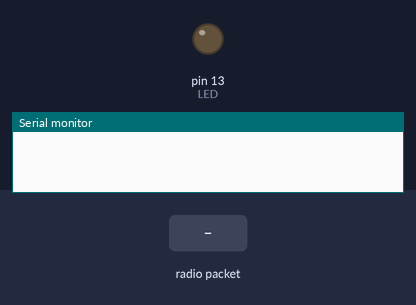
A sketch run on a simulated Teensy 4. Shown: output pins drawn as LEDs (lit = HIGH), the last lines printed to the serial monitor. Inputs (shaded band) come from the test bench. No radio packets arrive unless stated; pins used as bus, display or sensor lines are not drawn.

Above: at 0.1 s.
At 1.3 s:
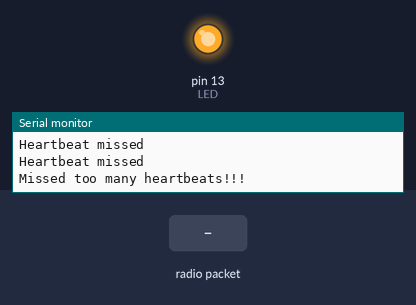
1.4 s: radio packet "1" arrives
Timing chart, 0 to 4.4 s (numbered marks = the images above; inputs shaded):
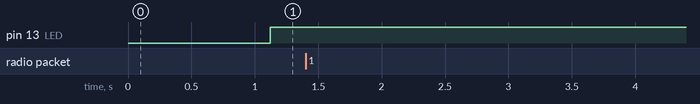

The sketch:

LoRa_HeartBeat_receiver.ino
```cpp
/* ----------------------------------------------------------------------------

LoRa_HeartBeat_receiver.ino

Arduino sketch to receive heartbeat messages and change the color of the onboard
LED based on current status.

Intended for use with the Feather M0 with LoRa Radio:
  * https://www.adafruit.com/product/3178

Modified from the example code at Adafruit's Tutorial:
  * https://learn.adafruit.com/adafruit-feather-m0-radio-with-lora-radio-module/using-the-rfm-9x-radio

Created: 05/09/19
   - Joshua Vaughan
   - joshua.vaughan@louisiana.edu
   - http://www.ucs.louisiana.edu/~jev9637

 Modified:
   *

---------------------------------------------------------------------------- */

#include <SPI.h>
#include <RH_RF95.h>

/* for Feather32u4 RFM9x
#define RFM95_CS 8
#define RFM95_RST 4
#define RFM95_INT 7
*/

// for feather m0 RFM9x
#define RFM95_CS 8
#define RFM95_RST 4
#define RFM95_INT 3


/* for shield
#define RFM95_CS 10
#define RFM95_RST 9
#define RFM95_INT 7
*/

/* Feather 32u4 w/wing
#define RFM95_RST     11   // "A"
#define RFM95_CS      10   // "B"
#define RFM95_INT     2    // "SDA" (only SDA/SCL/RX/TX have IRQ!)
*/

/* Feather m0 w/wing
#define RFM95_RST     11   // "A"
#define RFM95_CS      10   // "B"
#define RFM95_INT     6    // "D"
*/

#if defined(ESP8266)
  /* for ESP w/featherwing */
  #define RFM95_CS  2    // "E"
  #define RFM95_RST 16   // "D"
  #define RFM95_INT 15   // "B"

#elif defined(ESP32)
  /* ESP32 feather w/wing */
  #define RFM95_RST     27   // "A"
  #define RFM95_CS      33   // "B"
  #define RFM95_INT     12   //  next to A

#elif defined(NRF52)
  /* nRF52832 feather w/wing */
  #define RFM95_RST     7   // "A"
  #define RFM95_CS      11   // "B"
  #define RFM95_INT     31   // "C"

#elif defined(TEENSYDUINO)
  /* Teensy 3.x w/wing */
  #define RFM95_RST     9   // "A"
  #define RFM95_CS      10   // "B"
  #define RFM95_INT     4    // "C"
#endif


// Change to 434.0 or other frequency, must match RX's freq!
#define RF95_FREQ 915.0

// Singleton instance of the radio driver
RH_RF95 rf95(RFM95_CS, RFM95_INT);

// Blinky on receipt
#define LED 13

void setup()
{
  pinMode(LED, OUTPUT);
  pinMode(RFM95_RST, OUTPUT);
  digitalWrite(RFM95_RST, HIGH);

  Serial.begin(115200);

  // Wait for the serial monitor to open
  // Be sure to comment this out in application
  while (!Serial) {
    delay(1);
  }
  delay(100);

  // manual reset
  digitalWrite(RFM95_RST, LOW);
  delay(10);
  digitalWrite(RFM95_RST, HIGH);
  delay(10);

  while (!rf95.init()) {
    Serial.println("LoRa radio init failed");
    while (1);
  }
  Serial.println("LoRa radio init OK!");

  // Defaults after init are 434.0MHz, modulation GFSK_Rb250Fd250, +13dbM
  if (!rf95.setFrequency(RF95_FREQ)) {
    Serial.println("setFrequency failed");
    while (1);
  }
  Serial.print("Set Freq to: "); Serial.println(RF95_FREQ);

  // Defaults after init are 434.0MHz, 13dBm, Bw = 125 kHz, Cr = 4/5, Sf = 128chips/symbol, CRC on

  // The default transmitter power is 13dBm, using PA_BOOST.
  // If you are using RFM95/96/97/98 modules which uses the PA_BOOST transmitter pin, then
  // you can set transmitter powers from 5 to 23 dBm:
  rf95.setTxPower(23, false);
}

void loop() {
    const char HEARTBEAT_MESSAGE[] = "$ULheartbeat";
    const int HEARTBEAT_MESSAGE_LENGTH = sizeof(HEARTBEAT_MESSAGE) - 1;
    static int num_missed_heartbeats = 0;
    const int MAX_MISSED_HEARTBEATS = 5;

    if (rf95.available()) {
        // Should be a message for us now
        uint8_t buf[RH_RF95_MAX_MESSAGE_LEN];
        uint8_t len = sizeof(buf);

        if (rf95.recv(buf, &len)) {
            // Here, we'll always indicate that we received a message
            // In operation, we probably don't want to always print this out
            digitalWrite(LED, HIGH);
            RH_RF95::printBuffer("Received: ", buf, len);
            Serial.print("Got: ");
            Serial.println((char*)buf);

            // This will print the signal strength of the last message received.
            // TODO: 05/09/19 - JEV - We probably want to move this to apply only
            //                        to messages we have identified as properly-
            //                        formatted heartbeats
            Serial.print("RSSI: ");
            Serial.println(rf95.lastRssi(), DEC);

            // Compare the message received with the HEARTBEAT_MESSAGE expected
            // If it doesn't match, increment the num_missed_heartbeats counter
            // If it does, reset the counter and send an acknowledgement message
            if (strncmp((char*)buf, HEARTBEAT_MESSAGE, HEARTBEAT_MESSAGE_LENGTH) != 0) {
              Serial.println("Heartbeat missed");
              num_missed_heartbeats = num_missed_heartbeats + 1;
            }
            else {
                // reset missed heartbeat counter
                num_missed_heartbeats = 0;

                // Send a reply
                uint8_t data[] = "$UL_ACK";
                rf95.send(data, sizeof(data));
                rf95.waitPacketSent();
                Serial.println("Sent a reply");
                digitalWrite(LED, LOW);
            }
        }
    }
    else {
        // If there was no data availalbe, we also increment the num_missed_heartbeats counter
        num_missed_heartbeats = num_missed_heartbeats + 1;
    }

    // Now, check if we've exceeded the maximum number of missed beats
    if (num_missed_heartbeats < MAX_MISSED_HEARTBEATS) {
        Serial.println("Heartbeat missed");
    }
    else if (num_missed_heartbeats == MAX_MISSED_HEARTBEATS) {
        Serial.println("Heartbeat missed");
        Serial.println("Missed too many heartbeats!!!");
        digitalWrite(LED, HIGH);
    }
    else {
        digitalWrite(LED, HIGH);
    }

    delay(250); // sleep 100ms
}
```
